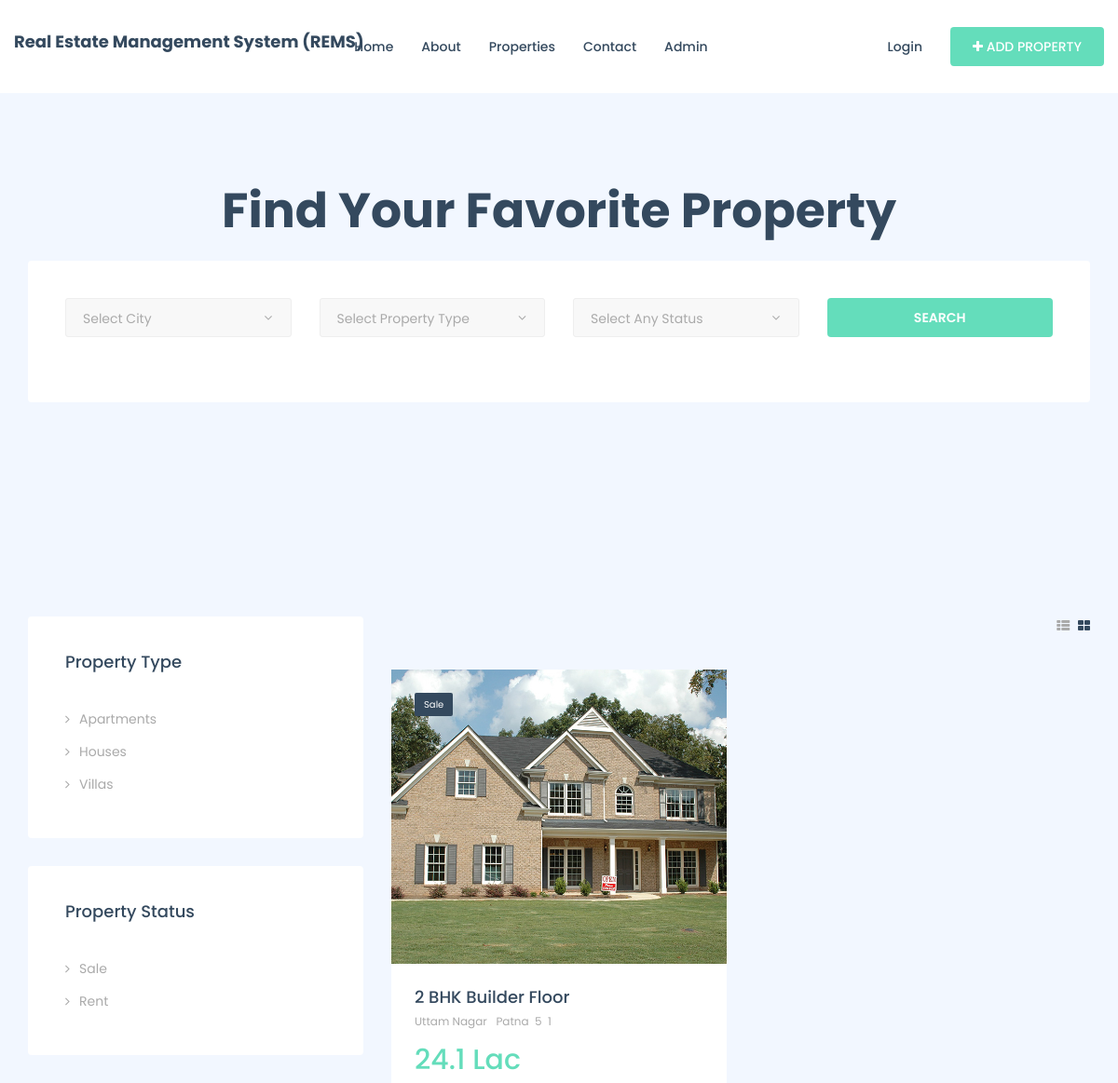
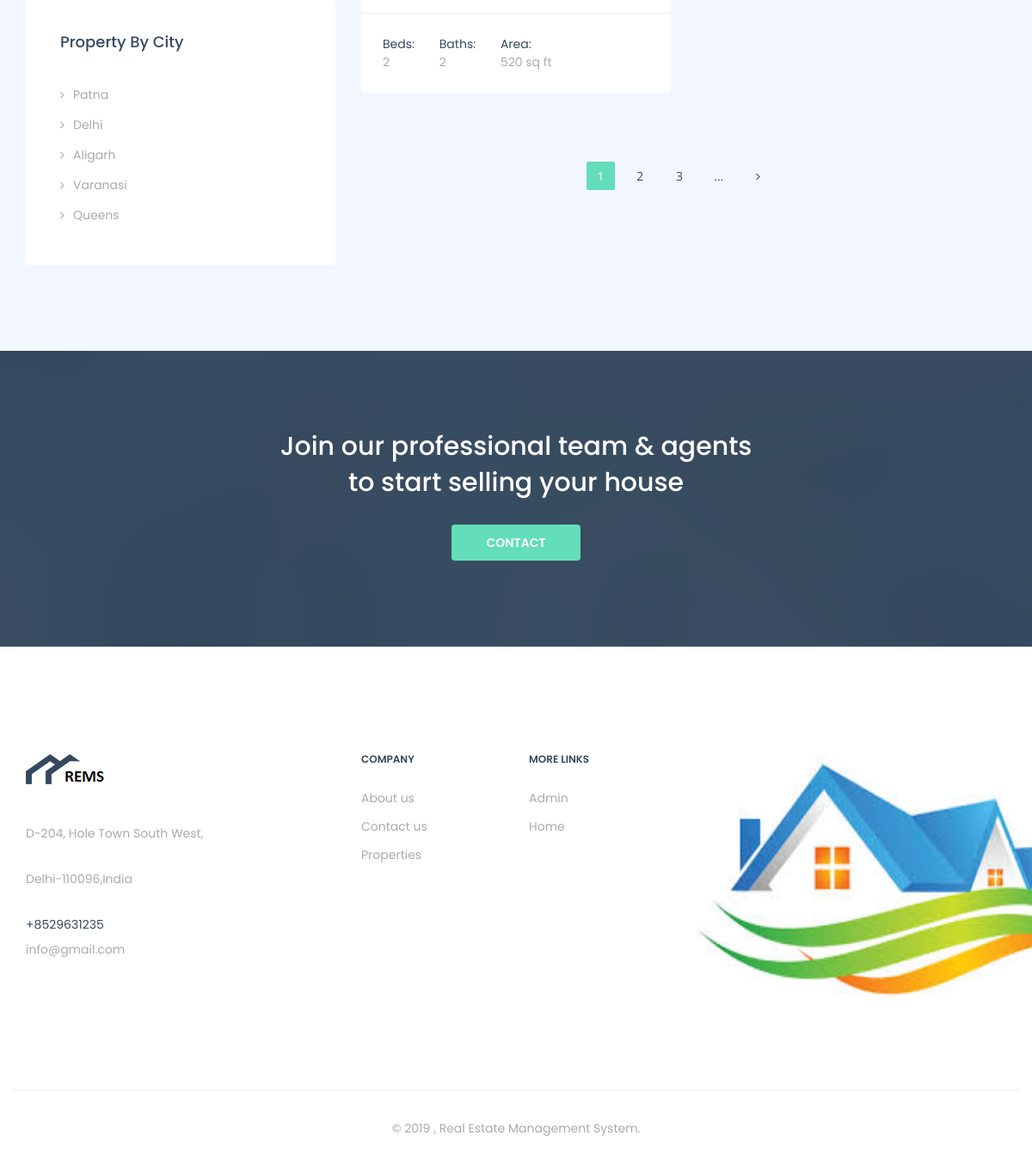
Page /rems/citywise-property-detail.php?cityproid=Patna on the committed database (2 pictures, top to bottom).
### tables this page shows
CREATE TABLE `tblproperty` (
  `ID` int(10) NOT NULL,
  `UserID` char(20) DEFAULT NULL,
  `PropertyTitle` mediumtext DEFAULT NULL,
  `PropertDescription` mediumtext DEFAULT NULL,
  `Type` varchar(50) DEFAULT NULL,
  `Status` varchar(100) DEFAULT NULL,
  `Location` varchar(200) DEFAULT NULL,
  `Bedrooms` varchar(200) DEFAULT NULL,
  `Bathrooms` varchar(200) DEFAULT NULL,
  `Floors` varchar(200) DEFAULT NULL,
  `Garages` varchar(200) DEFAULT NULL,
  `Area` varchar(50) DEFAULT NULL,
  `Size` varchar(50) DEFAULT NULL,
  `RentorsalePrice` varchar(120) DEFAULT NULL,
  `BeforePricelabel` varchar(120) DEFAULT NULL,
  `AfterPricelabel` varchar(120) DEFAULT NULL,
  `PropertyID` varchar(120) DEFAULT NULL,
  `CenterCooling` int(4) DEFAULT NULL,
  `Balcony` int(4) DEFAULT NULL,
  `PetFriendly` int(4) DEFAULT NULL,
  `Barbeque` int(4) DEFAULT NULL,
  `FireAlarm` int(4) DEFAULT NULL,
  `ModernKitchen` int(4) DEFAULT NULL,
  `Storage` int(4) DEFAULT NULL,
  `Dryer` int(4) DEFAULT NULL,
  `Heating` int(4) DEFAULT NULL,
  `Pool` int(4) DEFAULT NULL,
  `Laundry` int(4) DEFAULT NULL,
  `Sauna` int(4) DEFAULT NULL,
  `Gym` int(4) DEFAULT NULL,
  `Elevator` int(4) DEFAULT NULL,
  `DishWasher` int(4) DEFAULT NULL,
  `EmergencyExit` int(4) DEFAULT NULL,
  `FeaturedImage` varchar(200) DEFAULT NULL,
  `GalleryImage1` varchar(200) DEFAULT NULL,
  `GalleryImage2` varchar(200) DEFAULT NULL,
  `GalleryImage3` varchar(200) DEFAULT NULL,
  `GalleryImage4` varchar(200) DEFAULT NULL,
  `GalleryImage5` varchar(200) DEFAULT NULL,
  `Address` varchar(200) DEFAULT NULL,
  `Country` varchar(200) DEFAULT NULL,
  `City` varchar(220) DEFAULT NULL,
  `State` varchar(200) DEFAULT NULL,
  `ZipCode` varchar(200) DEFAULT NULL,
  `Neighborhood` varchar(200) DEFAULT NULL,
  `ListingDate` timestamp NULL DEFAULT current_timestamp()
);

CREATE TABLE `tblpage` (
  `ID` int(10) NOT NULL,
  `PageType` varchar(120) DEFAULT NULL,
  `PageTitle` mediumtext DEFAULT NULL,
  `PageDescription` mediumtext DEFAULT NULL,
  `Email` varchar(120) DEFAULT NULL,
  `MobileNumber` bigint(10) DEFAULT NULL,
  `UpdationDate` timestamp NULL DEFAULT NULL ON UPDATE current_timestamp()
);

### rems/citywise-property-detail.php (the view, shortened to what this page needs)
<!DOCTYPE html>
<html dir="ltr" lang="en-US">
<head>
    <link href="assets/css/external.css" rel="stylesheet">
    <link href="assets/css/bootstrap.min.css" rel="stylesheet">
    <link href="assets/css/style.css" rel="stylesheet">
</head>
<body>
    <div id="wrapper" class="wrapper clearfix">
        <header id="navbar-spy" class="header header-1 header-light header-fixed">
   <?php include_once('includes/header.php');?>
        </header>
       <?php include_once('includes/header-search.php');?>
        <section id="properties-grid">
            <div class="container">
                <div class="row">
                    <div class="col-xs-12 col-sm-12 col-md-4">
                        <div class="widget widget-property">
                            <div class="widget--title">
                                <h5>Property Type</h5>
                            </div>
                            <div class="widget--content">
                                <ul class="list-unstyled mb-0">
                                    <?php
$query3=mysqli_query($con,"select distinct Type from  tblproperty");
while($row3=mysqli_fetch_array($query3))
{
?>
                                    <li>
                                        <a href="protypewise-property-detail.php?protypeid=<?php echo $row3['Type'];?>"><?php echo $row3['Type'];?></a>
                                    </li>
                                    <?php } ?>
                                </ul>
                            </div>
                        </div>
                        <div class="widget widget-property">
                            <div class="widget--title">
                                <h5>Property Status</h5>
                            </div>
                            <div class="widget--content">
                                <?php
$query4=mysqli_query($con,"select distinct Status from  tblproperty");
while($row4=mysqli_fetch_array($query4))
{
?>
                                <ul class="list-unstyled mb-0">
                                    <li>
                                       <a href="statuswise-property-detail.php?stproid=<?php echo $row4['Status'];?>"><?php echo $row4['Status'];?></a>
                                    </li>
                                    <?php } ?>
                                </ul>
                            </div>
                        </div>
                        <div class="widget widget-property">
                            <div class="widget--title">
                                <h5>Property By City</h5>
                            </div>
                            <div class="widget--content">
                                <ul class="list-unstyled mb-0">
                                    <?php
$query5=mysqli_query($con,"select distinct City from  tblproperty");
while($row5=mysqli_fetch_array($query5))
{
?>
                                    <li>
                                       <a href="citywise-property-detail.php?cityproid=<?php echo $row5['City'];?>"><?php echo $row5['City'];?></a>
                                    </li>
                                    <?php } ?>
                                </ul>
                            </div>
                        </div>
                    </div>
                    <div class="col-xs-12 col-sm-12 col-md-8">
                        <div class="row">
                            <div class="col-xs-12 col-sm-12 col-md-12">
                                <div class="properties-filter clearfix">
                                    <div class="view--type pull-right">
                                        <a id="switch-list" href="#" class=""><i class="fa fa-th-list"></i></a>
                                        <a id="switch-grid" href="#" class="active"><i class="fa fa-th-large"></i></a>
                                    </div>
                                </div>
                            </div>
                            <div class="properties properties-grid">
<?php
$cityproid=$_GET['cityproid'];
$query=mysqli_query($con,"select * from tblproperty where City='$cityproid'");
while($row=mysqli_fetch_array($query))
{
?>
                                <div class="col-xs-12 col-sm-6 col-md-6">
                                    <div class="property-item">
                                        <div class="property--img">
<a href="single-property-detail.php?proid=<?php echo $row['ID'];?>">
<img src="propertyimages/<?php echo $row['FeaturedImage'];?>" alt="property image" class="img-responsive" >
                                </a>
<span class="property--status"><?php echo $row['Status'];?></span>
 </div>
 <div class="property--content">
<div class="property--info">
 <h5 class="property--title">
<a href="single-property-detail.php?proid=<?php echo $row['ID'];?>">
    <?php echo $row['PropertyTitle'];?></a></h5>
<p class="property--location"><?php echo $row['Address'];?>&nbsp;
<?php echo $row['City'];?>&nbsp;
<?php echo $row['State'];?>&nbsp;
<?php echo $row['Country'];?></p>
<p class="property--price"><?php echo $row['RentorsalePrice'];?></p>
 </div>
<div class="property--features">
<ul class="list-unstyled mb-0">
<li><span class="feature">Beds:</span><span class="feature-num"><?php echo $row['Bedrooms'];?></span></li>
<li><span class="feature">Baths:</span><span class="feature-num"><?php echo $row['Bathrooms'];?></span></li>
<li><span class="feature">Area:</span><span class="feature-num"><?php echo $row['Area'];?></span></li>
</ul>
</div>
                                        </div>
                                    </div>
                                </div>
<?php } ?>
                            </div>
                            <div class="col-xs-12 col-sm-12 col-md-12 text-center mt-50">
                                <ul class="pagination">
                                    <li class="active"><a href="#">1</a></li>
                                    <li><a href="#">2</a></li>
                                    <li><a href="#">3</a></li>
                                    <li><a href="#">...</a></li>
                                    <li>
                                        <a href="#" aria-label="Next">
                            <span aria-hidden="true"><i class="fa fa-angle-right"></i></span>
                        </a>
                                    </li>
                                </ul>
                            </div>
                        </div>
                    </div>
                </div>
            </div>
        </section>
        <section id="cta" class="cta cta-1 text-center bg-overlay bg-overlay-dark pt-90">
            <div class="container">
                <div class="row">
                    <div class="col-xs-12 col-sm-12 col-md-6 col-md-offset-3">
                        <h3>Join our professional team & agents to start selling your house</h3>
                        <a href="#" class="btn btn--primary">Contact</a>
                    </div>
                </div>
            </div>
        </section>
        <?php include_once('includes/footer.php');?>
    </div>
</body>
</html>

### rems/includes/footer.php (shortened to what this page needs)
 <?php
include('includes/dbconnection.php');
?>
 <footer id="footer" class="footer footer-1 bg-white">
            <div class="footer-widget">
                <div class="container">
                    <div class="row">
                        <div class="col-xs-12 col-sm-6 col-md-3 widget--about">
                            <div class="widget--content">
                                <?php
$ret=mysqli_query($con,"select * from tblpage where PageType='contactus'");
while ($row=mysqli_fetch_array($ret)) {
?>
                                <div class="footer--logo">
                                    <img src="assets/images/logo/logo-dark3.png" alt="logo">
                                </div>
                                <p><?php  echo $row['PageDescription'];?></p>
                                <div class="footer--contact">
                                    <ul class="list-unstyled mb-0">
                                        <li>+<?php  echo $row['MobileNumber'];?></li>
                                        <li> <p><?php  echo $row['Email'];?></p></li>
                                    </ul>
                                </div>
                            </div>
                            <?php } ?>
                        </div>
                        <div class="col-xs-12 col-sm-3 col-md-2 col-md-offset-1 widget--links">
                            <div class="widget--title">
                                <h5>Company</h5>
                            </div>
                            <div class="widget--content">
                                <ul class="list-unstyled mb-0">
                                    <li><a href="about.php">About us</a></li>
                                    <li><a href="contact.php">Contact us</a></li>
                                   <li><a href="properties-grid.php">Properties</a></li>
                                </ul>
                            </div>
                        </div>
                        <div class="col-xs-12 col-sm-3 col-md-2 widget--links">
                            <div class="widget--title">
                                <h5>More Links</h5>
                            </div>
                            <div class="widget--content">
                                <ul class="list-unstyled mb-0">
                                    <li><a href="admin/login.php">Admin</a></li>
                                    <li><a href="index.php">Home</a></li>
                                </ul>
                            </div>
                        </div>
                        <div class="col-xs-12 col-sm-12 col-md-4 widget--newsletter">
                            <img src="assets/images/about/download.jpg" width="500" height="300" alt="logo">
                        </div>
                    </div>
                </div>
            </div>
            <div class="footer--copyright text-center">
                <div class="container">
                    <div class="row footer--bar">
                        <div class="col-xs-12 col-sm-12 col-md-12">
                            <span>© 2019 , Real Estate Management System.</span>
                        </div>
                    </div>
                </div>
            </div>
        </footer>

### rows in the picture
tblproperty: FeaturedImage (picture), Status "Sale", PropertyTitle "2 BHK Builder Floor", Address "Uttam Nagar", City "Patna", State "5", Country "1", RentorsalePrice "24.1 Lac", Bedrooms "2", Bathrooms "2", Area "520 sq ft"
tblpage: PageDescription "D-204, Hole Town South West, Delhi-110096,India", MobileNumber "8529631235", Email "info@gmail.com"

### other values in the picture
$row3['Type'] "Apartments"
$row3['Type'] "Houses"
$row3['Type'] "Villas"
$row4['Status'] "Sale"
$row4['Status'] "Rent"
$row5['City'] "Patna"
$row5['City'] "Delhi"
$row5['City'] "Aligarh"
$row5['City'] "Varanasi"
$row5['City'] "Queens"
